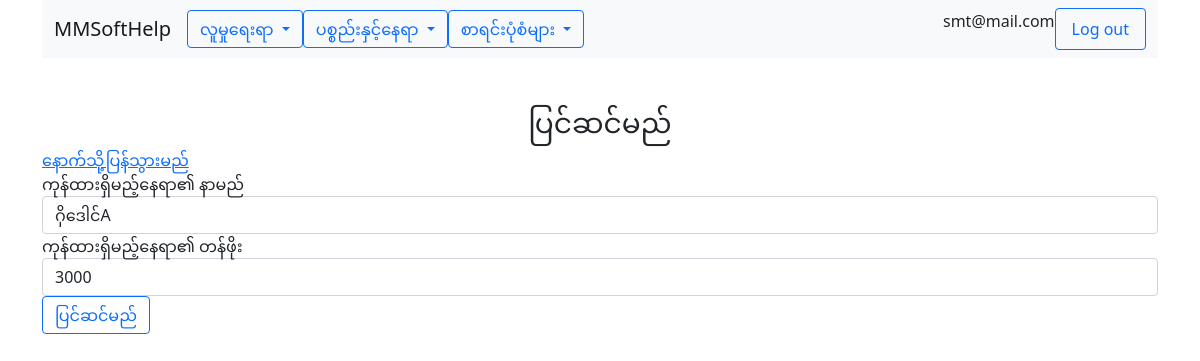
Page /location/edit.php?key=27 (signed in) on the committed database.
### tables this page shows
CREATE TABLE `users` (
  `id` int(10) NOT NULL,
  `email` varchar(100) NOT NULL,
  `password` varchar(100) NOT NULL,
  `phone` varchar(25) NOT NULL,
  `address` varchar(250) NOT NULL,
  `com_id` int(10) NOT NULL,
  `role` varchar(25) NOT NULL
);

CREATE TABLE `companies` (
  `id` int(10) NOT NULL,
  `name` varchar(100) NOT NULL,
  `phone` varchar(15) NOT NULL,
  `address` varchar(250) NOT NULL
);

CREATE TABLE `items` (
  `id` int(10) NOT NULL,
  `name` varchar(100) NOT NULL,
  `cat_id` int(10) NOT NULL,
  `com_id` int(10) NOT NULL,
  `type` enum('item','place','unit','tin','kg','vis','pound','pay') NOT NULL,
  `qty` float NOT NULL,
  `unit_price` float NOT NULL,
  `updated_at` timestamp NOT NULL DEFAULT current_timestamp(),
  `updated_date` date NOT NULL DEFAULT current_timestamp()
);

### app/functions.php (called while the page is built, shortened)
<?php
function view($name, $model= ''){
    require(APP_PATH . "views/layout.view.php");
}
function is_user_authenticated() {
    return isset($_SESSION['email']);
}
function get_user() {
    $user = UserData::get_user_by_email($_SESSION['email']);
    return $user;
}
function get_company_id() {
    $user = UserData::get_user_by_email($_SESSION['email']);
    return $user->com_id;
}
function get_company_name() {
    return CompanyData::get_company_by_id(get_company_id())->name;
}
?>

### app/company/mysqlcompanyprovider.class.php (called while the page is built, shortened)
<?php
class MySqlCompanyProvider extends CompanyProvider{
    public function get_company_by_id($com_id){
        $db = $this -> connect();
        $sql = 'SELECT * FROM companies WHERE id = :id';
        $smt = $db->prepare($sql);
        $smt -> execute([
            ':id' => $com_id,
        ]);
        $data = $smt->fetchAll(PDO::FETCH_CLASS,'Company');
        return $data[0];
    }
    private function connect(){
        try{
            return new PDO($this->source, CONFIG['db_user'], CONFIG['db_password']);
        }catch(PDOException $e){
            return null;
        }
    }
}
?>

### app/user/mysqluserprovider.class.php (called while the page is built, shortened)
<?php
class MySqlUserProvider extends UserProvider{
    public function get_user_by_email($email){
        $db = $this -> connect();
        $sql = 'SELECT * FROM users WHERE email = :email';
        $smt = $db->prepare($sql);
        $smt -> execute([
            ':email' => $email,
        ]);
        $data = $smt->fetchAll(PDO::FETCH_CLASS,'User');
        return $data[0];
    }
    private function connect(){
        try{
            return new PDO($this->source, CONFIG['db_user'], CONFIG['db_password']);
        }catch(PDOException $e){
            return null;
        }
    }
}
?>

### app/user/userdata.class.php (called while the page is built, shortened)
<?php
class UserData{
    static private $ds;
    static public function initialize(UserProvider $data_provider){
        return self::$ds = $data_provider;
    }
    static public function get_user_by_email($email){
        return self::$ds->get_user_by_email($email);
    }
}
?>

### app/company/companydata.class.php (called while the page is built, shortened)
<?php
class CompanyData{
    static private $ds;
    static public function initialize(CompanyProvider $data_provider){
        return self::$ds = $data_provider;
    }
    static public function get_company_by_id($com_id){
        return self::$ds->get_company_by_id($com_id);
    }
}
?>

### app/item/mysqlitemprovider.class.php (called while the page is built, shortened)
<?php
class MySqlItemProvider extends ItemProvider{
    public function get_item($id){
        $db = $this -> connect();
        $sql = 'SELECT * FROM items WHERE id = :id';
        $smt = $db->prepare($sql);
        $smt -> execute([
            ':id' => $id,
        ]);
        $data = $smt->fetchAll(PDO::FETCH_CLASS,'Item');
        return $data[0];
    }
    private function connect(){
        try{
            return new PDO($this->source, CONFIG['db_user'], CONFIG['db_password']);
        }catch(PDOException $e){
            return null;
        }
    }
}
?>

### app/item/itemdata.class.php (called while the page is built, shortened)
<?php
class ItemData{
    static private $ds;
    static public function initialize(ItemProvider $data_provider){
        return self::$ds = $data_provider;
    }
    static public function get_item($id){
        return self::$ds->get_item($id);
    }
}
?>

### views/location/edit.view.php (the view, shortened to what this page needs)
 <div class="row">
     <div class="col-lg-12 text-center">
         <h3 class="mt-5"><?php echo edit_user ?></h3>
     </div>
 </div>
 <div class="row">
 <a href="../location">
 <?php echo back;?>
 </a>
 </div>
<div>
    <form action="" method="POST">
       <div class="form-group">
           <label for="name"><?php echo location_name; ?></label>
           <input class="form-control" type="text" name="name" id="name" value="<?= $model->name ?>">
       </div>
       <div class="form-group">
           <label for="unit_price"><?php echo location_value ?></label>
           <input class="form-control" type="text" name="unit_price" id="unit_price" value="<?= $model->unit_price ?>">
       </div>
       <div class="form-group">
       <input class="btn btn-outline-primary" type="submit" value="<?php echo edit_user;?>">
       </div>
    </form>
</div>

### views/layout.view.php (shortened to what this page needs)
<!DOCTYPE html>
<html lang="en">
  <head>
    <link href="https://cdn.jsdelivr.net/npm/bootstrap@5.0.2/dist/css/bootstrap.min.css" rel="stylesheet">
  </head>
  <body>
    <div class="container">
      <?php
      if (is_user_authenticated()){
      ?>
<nav class="navbar navbar-expand-lg navbar-light bg-light">
  <div class="container-fluid">
    <a class="navbar-brand" href="../company"><?= get_company_name(); ?></a>
    <div class="collapse navbar-collapse" id="navbarSupportedContent">
      <ul class="navbar-nav me-auto mb-2 mb-lg-0">
<div class="dropdown">
  <button class="btn btn-outline-primary dropdown-toggle" type="button" id="dropdownMenuButton1" data-bs-toggle="dropdown" aria-expanded="false">
    <?php echo people_menu; ?>
  </button>
</div>
<div class="dropdown">
  <button class="btn btn-outline-primary dropdown-toggle" type="button" id="dropdownMenuButton1" data-bs-toggle="dropdown" aria-expanded="false">
    <?php echo item_location_menu; ?>
  </button>
</div>
<div class="dropdown">
  <button class="btn btn-outline-primary dropdown-toggle" type="button" id="dropdownMenuButton1" data-bs-toggle="dropdown" aria-expanded="false">
    <?php echo forms; ?>
  </button>
</div>
      </ul>
      <?php
      }
      ?>
      <?php
      if (is_user_authenticated()){
      ?>
      <p><?= get_user()->email; ?></p>
      <a class="nav-link btn btn-outline-primary" href="../logout.php">Log out</a>
      <?php
      }
      ?>
    </div>
  </div>
</nav>
</div>
    <div class="container">
<?php require("$name.view.php");?>
    </div>
    </body>
    </html>

### rows in the picture
users: com.name "MMSoftHelp", email "smt@mail.com"
items: name "ဂိုဒေါင်A", unit_price "3000"

### other values in the picture
people_menu "လူမှုရေးရာ"
item_location_menu "ပစ္စည်းနှင့်နေရာ"
forms "စာရင်းပုံစံများ"
edit_user "ပြင်ဆင်မည်"
back "နောက်သို့ပြန်သွားမည်"
location_name "ကုန်ထားရှိမည့်နေရာ၏ နာမည်"
location_value "ကုန်ထားရှိမည့်နေရာ၏ တန်ဖိုး"
